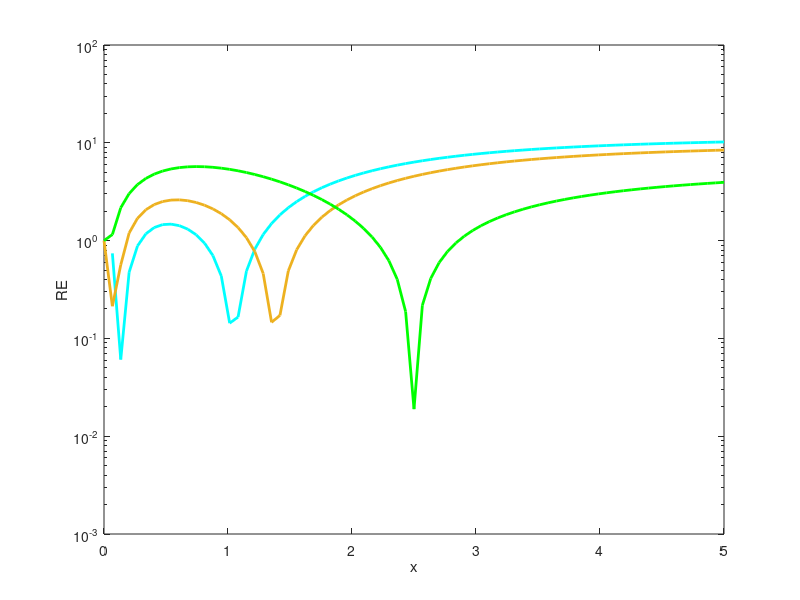

This chart was generated by the following MATLAB code: (Note: this script raises an error after producing the figure.)
points = 75;
z = linspace(0,5,points);
ERFC = erfc(z);          % original erfc

%--------------------------------------------------------------------------
%original karagiannidis:
erfcz1 = ((1 -(exp((-1.98).*(z)))) .* exp(-(z.^2))) ./ ((1.135)*sqrt(pi).*(z));
RE1 = ((abs(erfc(z)- erfcz1)) ./ erfc(z)) * 100 ; % element wise array operation 
semilogy(z,RE1,'c','linewidth',2);
hold on
xlabel('x');
ylabel('RE');
axis([0 5 10^(-3) 10^(2)]);
xticks([0  1  2  3  4  5])
yticks([10^(-4) 10^(-3) 10^(-2) 10^(-1) 10^0 10^1 10^2])
%--------------------------------------------------------------------------
% %optimized karagiannidis 1:
% a = 0.3760; b = 0.5; c = 1.3293;
% erfcz2 = (sqrt(2)*a)*exp(-(2*b*(z.^2))).*((1-exp(-(c*sqrt(2)*z)))/z);
% RE2 = ((abs(erfc(z)- erfcz2)) ./ erfc(z) ) * 100 ; 
% Case 1:
%A = 1.95 ; B = 1.113;

erfcx2 = ((1 -(exp((-1.95).*(z)))) .* exp(-(z.^2))) ./ ((1.113)*sqrt(pi).*(z));
RE2 = ((abs(erfc(z)- erfcx2)) ./ erfc(z) ) * 100 ; % element wise array operation
RE2(1) = 1; 
MRE1 = sum(RE2)/300;
semilogy(z,RE2,'color','#EDB120','linewidth',2);
%--------------------------------------------------------------------------
%optimized karagiannidis 2:
% a =  0.3200; b = 0.4703; c = 1.5625;
% erfcz3 = (sqrt(2)*a)*exp(-(2*b*(z.^2))).*((1-exp(-(c*sqrt(2)*z)))/z);
% RE3 = ((abs(erfc(z)- erfcz3)) ./ erfc(z) ) * 100 ; 
% Case 3: 
%A = 1.88; B = 1.061;

erfcx4 = ((1 -(exp((-1.88).*(z)))) .* exp(-(z.^2))) ./ ((1.061)*sqrt(pi).*(z));
RE4 = ((abs(erfc(z)- erfcx4)) ./ erfc(z) ) * 100 ; % element wise array operation
RE4(1) = 1;
MRE2 = sum(RE4)/300;


semilogy(z,RE4,'g','linewidth',2);
%--------------------------------------------------------------------------
% optimised curve N = 3:
  
syms y(x)
%y(x) = piecewise( ((0<=x)&(x<0.04338)),(0.2222)*(exp(-(x.^2))) + (0.3889)*(exp(-4*(x.^2))) + (0.3889)*(exp((-4/3)*(x.^2))),((0.04338<=x)&(x<0.1602)),(0.1919)*(exp(-(x.^2))) + (0.3578)*(exp(-4*(x.^2))) + (0.3585)*(exp((-4/3)*(x.^2))),(0.1602<=x)&(x<0.2903),(0.1665)*(exp(-(x.^2))) + (0.3332)*(exp(-4*(x.^2))) + (0.3332)*(exp((-4/3)*(x.^2))),((0.2903<=x)&(x<0.6007)),(0.1594)*(exp(-(x.^2))) + (0.3299)*(exp(-4*(x.^2))) + (0.3266)*(exp((-4/3)*(x.^2))),((0.6007<=x)&(x<0.7575)),(0.1664)*(exp(-(x.^2))) + (0.3333)*(exp(-4*(x.^2))) + (0.3331)*(exp((-4/3)*(x.^2))),((0.7575<=x)&(x<1.135)),(0.1703)*(exp(-(x.^2))) + (0.3335)*(exp(-4*(x.^2))) + (0.3359)*(exp((-4/3)*(x.^2))),((1.135<=x) &(x<1.335)),(0.1667)*(exp(-(x.^2))) + (0.3333)*(exp(-4*(x.^2))) + (0.3334)*(exp((-4/3)*(x.^2))),((1.335<=x)&(x<1.795)),(0.1643)*(exp(-(x.^2))) + (0.3333)*(exp(-4*(x.^2))) + (0.3322)*(exp((-4/3)*(x.^2))),(1.795<=x)&(x<1.959),(0.1667)*(exp(-(x.^2))) + (0.3333)*(exp(-4*(x.^2))) + (0.3333)*(exp((-4/3)*(x.^2))),((1.959<=x)&(x<2.096)),(0.1675)*(exp(-(x.^2))) + (0.3333)*(exp(-4*(x.^2))) + (0.3335)*(exp((-4/3)*(x.^2))),(2.096<=x)&(x<2.646),(0.1693)*(exp(-(x.^2))) + (0.3333)*(exp(-4*(x.^2))) + (0.3336)*(exp((-4/3)*(x.^2))),(2.646<=x)&(x<2.887),(0.1669)*(exp(-(x.^2))) + (0.3333)*(exp(-4*(x.^2))) + (0.3333)*(exp((-4/3)*(x.^2))),(2.8887<=x)&(x<=5),(0.1624)*(exp(-(x.^2))) + (0.3333)*(exp(-4*(x.^2))) + (0.3331)*(exp((-4/3)*(x.^2))));
y(x) = piecewise( ((0<=x)&(x<0.04338)),(0.2222)*(exp(-(x.^2))) + (0.3889)*(exp(-4*(x.^2))) + (0.3889)*(exp((-4/3)*(x.^2))),((0.04338<=x)&(x<0.1602)),(0.1919)*(exp(-(x.^2))) + (0.3578)*(exp(-4*(x.^2))) + (0.3585)*(exp((-4/3)*(x.^2))),(0.1602<=x)&(x<0.2903),(0.1665)*(exp(-(x.^2))) + (0.3332)*(exp(-4*(x.^2))) + (0.3332)*(exp((-4/3)*(x.^2))),((0.2903<=x)&(x<0.6007)),(0.1594)*(exp(-(x.^2))) + (0.3299)*(exp(-4*(x.^2))) + (0.3266)*(exp((-4/3)*(x.^2))),((0.6007<=x)&(x<0.7575)),(0.1664)*(exp(-(x.^2))) + (0.3333)*(exp(-4*(x.^2))) + (0.3331)*(exp((-4/3)*(x.^2))),((0.7575<=x)&(x<1.135)),(0.1703)*(exp(-(x.^2))) + (0.3335)*(exp(-4*(x.^2))) + (0.3359)*(exp((-4/3)*(x.^2))),((1.135<=x) &(x<1.335)),(0.1667)*(exp(-(x.^2))) + (0.3333)*(exp(-4*(x.^2))) + (0.3334)*(exp((-4/3)*(x.^2))),((1.335<=x)&(x<1.795)),(0.1643)*(exp(-(x.^2))) + (0.3333)*(exp(-4*(x.^2))) + (0.3322)*(exp((-4/3)*(x.^2))),(1.795<=x)&(x<1.959),(0.1667)*(exp(-(x.^2))) + (0.3333)*(exp(-4*(x.^2))) + (0.3333)*(exp((-4/3)*(x.^2))),((1.959<=x)&(x<2.096)),(0.1675)*(exp(-(x.^2))) + (0.3333)*(exp(-4*(x.^2))) + (0.3335)*(exp((-4/3)*(x.^2))),(2.096<=x)&(x<2.646),(0.1693)*(exp(-(x.^2))) + (0.3333)*(exp(-4*(x.^2))) + (0.3336)*(exp((-4/3)*(x.^2))),(2.646<=x)&(x<2.887),(0.1669)*(exp(-(x.^2))) + (0.3333)*(exp(-4*(x.^2))) + (0.3333)*(exp((-4/3)*(x.^2))),(2.8887<=x)&(x<3.654),(0.1624)*(exp(-(x.^2))) + (0.3333)*(exp(-4*(x.^2))) + (0.3331)*(exp((-4/3)*(x.^2))),(3.654<=x)&(x<=5),(0.1285)*(exp(-(x.^2))) + (0.3333)*(exp(-4*(x.^2))) + (0.3332)*(exp((-4/3)*(x.^2))));
xvalues = linspace(0,5,points);
yvalues = y(xvalues);
y = double(yvalues);     % optimized values of trapezoidal approx


RE5 = [];
for i = 1:points
    temp = ((abs(ERFC(i) - y(i)))/ERFC(i) ) * 100;
    RE5 = horzcat(RE5,temp);
end

semilogy(z,RE5,'b-*','linewidth',1);

% optimised curve N = 4:
points = 75;
syms y(x)
y(x) = piecewise( ((0<=x)&(x<0.04338)),((0.1562)*(exp(-(x.^2)))) + ((0.2812)*(exp(-(2*(x.^2))))) + ((0.2812)*(exp(-((20/3)*(x.^2))))) + ((0.2812)*(exp(-((20/17)*(x.^2))))),((0.04338<=x)&(x<0.1368)),((0.1348)*(exp(-(x.^2)))) + ((0.2597)*(exp(-(2*(x.^2))))) + ((0.2593)*(exp(-((20/3)*(x.^2))))) + ((0.2598)*(exp(-((20/17)*(x.^2))))),((0.1368<=x)&(x<0.2102)),((0.1249)*(exp(-(x.^2)))) + ((0.2499)*(exp(-(2*(x.^2))))) + ((0.2499)*(exp(-((20/3)*(x.^2))))) + ((0.2499)*(exp(-((20/17)*(x.^2))))),((0.2102<=x)&(x<0.4505)),((0.1213)*(exp(-(x.^2)))) + ((0.2465)*(exp(-(2*(x.^2))))) + ((0.2474)*(exp(-((20/3)*(x.^2))))) + ((0.2464)*(exp(-((20/17)*(x.^2))))),((0.4505<=x)&(x<0.5306)),((0.1235)*(exp(-(x.^2)))) + ((0.2488)*(exp(-(2*(x.^2))))) + ((0.2496)*(exp(-((20/3)*(x.^2))))) + ((0.2485)*(exp(-((20/17)*(x.^2))))),((0.5306<=x)&(x<0.604)),((0.12499)*(exp(-(x.^2)))) + ((0.2500)*(exp(-(2*(x.^2))))) + ((0.2500)*(exp(-((20/3)*(x.^2))))) + ((0.2500)*(exp(-((20/17)*(x.^2))))),((0.604<=x)&(x<0.8343)),((0.1263)*(exp(-(x.^2)))) + ((0.2507)*(exp(-(2*(x.^2))))) + ((0.2500)*(exp(-((20/3)*(x.^2))))) + ((0.2511)*(exp(-((20/17)*(x.^2))))),((0.8343<=x)&(x<0.9377)),((0.1256)*(exp(-(x.^2)))) + ((0.2503)*(exp(-(2*(x.^2))))) + ((0.2500)*(exp(-((20/3)*(x.^2))))) + ((0.2505)*(exp(-((20/17)*(x.^2))))),((0.9377<=x)&(x<1.198)),((0.1250)*(exp(-(x.^2)))) + ((0.2500)*(exp(-(2*(x.^2))))) + ((0.2500)*(exp(-((20/3)*(x.^2))))) + ((0.2500)*(exp(-((20/17)*(x.^2))))),((1.198<=x)&(x<1.34)),((0.1253)*(exp(-(x.^2)))) + ((0.2500)*(exp(-(2*(x.^2))))) + ((0.2500)*(exp(-((20/3)*(x.^2))))) + ((0.2502)*(exp(-((20/17)*(x.^2))))),((1.34<=x)&(x<1.518)),((0.1264)*(exp(-(x.^2)))) + ((0.2501)*(exp(-(2*(x.^2))))) + ((0.2500)*(exp(-((20/3)*(x.^2))))) + ((0.2509)*(exp(-((20/17)*(x.^2))))),((1.518<=x)&(x<2.614)),((0.1269)*(exp(-(x.^2)))) + ((0.2500)*(exp(-(2*(x.^2))))) + ((0.2500)*(exp(-((20/3)*(x.^2))))) + ((0.2509)*(exp(-((20/17)*(x.^2))))),((2.614<=x)&(x<3.521)),((0.1277)*(exp(-(x.^2)))) + ((0.2500)*(exp(-(2*(x.^2))))) + ((0.2500)*(exp(-((20/3)*(x.^2))))) + ((0.2505)*(exp(-((20/17)*(x.^2))))),((3.521<=x)&(x<=4.016)),((0.1250)*(exp(-(x.^2)))) + ((0.2500)*(exp(-(2*(x.^2))))) + ((0.2500)*(exp(-((20/3)*(x.^2))))) + ((0.2500)*(exp(-((20/17)*(x.^2))))),((4.016<=x)&(x<=5)),((0.1190)*(exp(-(x.^2)))) + ((0.2500)*(exp(-(2*(x.^2))))) + ((0.2500)*(exp(-((20/3)*(x.^2))))) + ((0.2497)*(exp(-((20/17)*(x.^2))))) );
xvalues = linspace(0,5,points);
yvalues = y(xvalues);
y = double(yvalues);     % optimized values of trapezoidal approx
ERFC = erfc(z);     % actual erfc
RE6 = [];
for i = 1:points
    temp = (((abs(ERFC(i) - y(i))) )/ERFC(i)) * 100;
    RE6 = horzcat(RE6,temp);
end

semilogy(z,RE6,'r-*','linewidth',1);

%LEGEND:
h = legend('Ref. [8] ','Ref. [21](A = 1.95 ; B = 1.113)','Ref. [21](A = 1.88; B = 1.061)','Optimized n=3','Optimized n=4');
set(h,'location','southeastoutside');
set(gca,'FontSize',50) % Axis Font Setting

hold off
